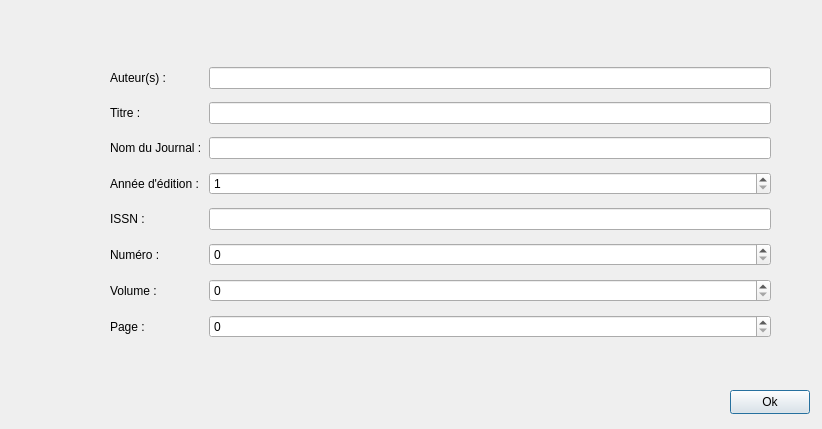
<?xml version="1.0" encoding="UTF-8"?>
<ui version="4.0">
 <class>JournalInterface</class>
 <widget class="QDialog" name="JournalInterface">
  <property name="geometry">
   <rect>
    <x>0</x>
    <y>0</y>
    <width>822</width>
    <height>429</height>
   </rect>
  </property>
  <property name="windowTitle">
   <string>JournalInterface</string>
  </property>
  <widget class="QPushButton" name="Ok">
   <property name="geometry">
    <rect>
     <x>730</x>
     <y>390</y>
     <width>80</width>
     <height>24</height>
    </rect>
   </property>
   <property name="text">
    <string>Ok</string>
   </property>
  </widget>
  <widget class="QWidget" name="layoutWidget">
   <property name="geometry">
    <rect>
     <x>110</x>
     <y>60</y>
     <width>661</width>
     <height>291</height>
    </rect>
   </property>
   <layout class="QGridLayout" name="gridLayout">
    <item row="7" column="1">
     <widget class="QSpinBox" name="Page">
      <property name="maximum">
       <number>4000</number>
      </property>
     </widget>
    </item>
    <item row="0" column="0">
     <widget class="QLabel" name="label">
      <property name="text">
       <string>Auteur(s) :</string>
      </property>
     </widget>
    </item>
    <item row="6" column="0">
     <widget class="QLabel" name="label_2">
      <property name="text">
       <string>Volume :</string>
      </property>
     </widget>
    </item>
    <item row="2" column="0">
     <widget class="QLabel" name="label_8">
      <property name="text">
       <string>Nom du Journal :</string>
      </property>
     </widget>
    </item>
    <item row="3" column="0">
     <widget class="QLabel" name="label_5">
      <property name="text">
       <string>Année d'édition : </string>
      </property>
     </widget>
    </item>
    <item row="1" column="1">
     <widget class="QLineEdit" name="Titre"/>
    </item>
    <item row="5" column="0">
     <widget class="QLabel" name="label_4">
      <property name="text">
       <string>Numéro : </string>
      </property>
     </widget>
    </item>
    <item row="1" column="0">
     <widget class="QLabel" name="label_7">
      <property name="text">
       <string>Titre :</string>
      </property>
     </widget>
    </item>
    <item row="2" column="1">
     <widget class="QLineEdit" name="Nom"/>
    </item>
    <item row="4" column="0">
     <widget class="QLabel" name="label_6">
      <property name="text">
       <string>ISSN :</string>
      </property>
     </widget>
    </item>
    <item row="0" column="1">
     <widget class="QLineEdit" name="Auteurs"/>
    </item>
    <item row="4" column="1">
     <widget class="QLineEdit" name="Issn"/>
    </item>
    <item row="6" column="1">
     <widget class="QSpinBox" name="Volume">
      <property name="maximum">
       <number>4000</number>
      </property>
     </widget>
    </item>
    <item row="7" column="0">
     <widget class="QLabel" name="label_3">
      <property name="text">
       <string>Page : </string>
      </property>
     </widget>
    </item>
    <item row="3" column="1">
     <widget class="QSpinBox" name="Annee">
      <property name="minimum">
       <number>1</number>
      </property>
      <property name="maximum">
       <number>2021</number>
      </property>
     </widget>
    </item>
    <item row="5" column="1">
     <widget class="QSpinBox" name="Numero">
      <property name="maximum">
       <number>4000</number>
      </property>
     </widget>
    </item>
   </layout>
  </widget>
 </widget>
 <tabstops>
  <tabstop>Auteurs</tabstop>
  <tabstop>Titre</tabstop>
  <tabstop>Nom</tabstop>
  <tabstop>Annee</tabstop>
  <tabstop>Issn</tabstop>
  <tabstop>Numero</tabstop>
  <tabstop>Volume</tabstop>
  <tabstop>Page</tabstop>
  <tabstop>Ok</tabstop>
 </tabstops>
 <resources/>
 <connections>
  <connection>
   <sender>Ok</sender>
   <signal>clicked()</signal>
   <receiver>JournalInterface</receiver>
   <slot>valideEnregistrement()</slot>
   <hints>
    <hint type="sourcelabel">
     <x>769</x>
     <y>401</y>
    </hint>
    <hint type="destinationlabel">
     <x>410</x>
     <y>214</y>
    </hint>
   </hints>
  </connection>
 </connections>
 <slots>
  <slot>valideEnregistrement()</slot>
 </slots>
</ui>
